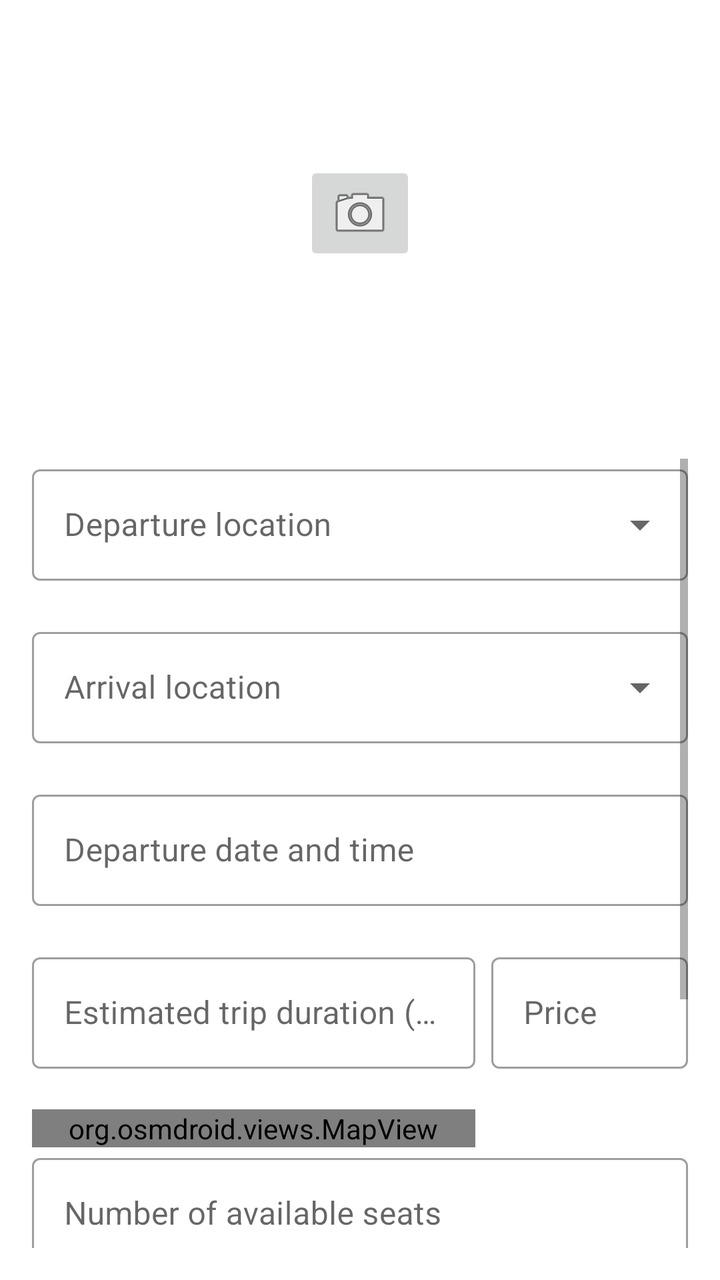
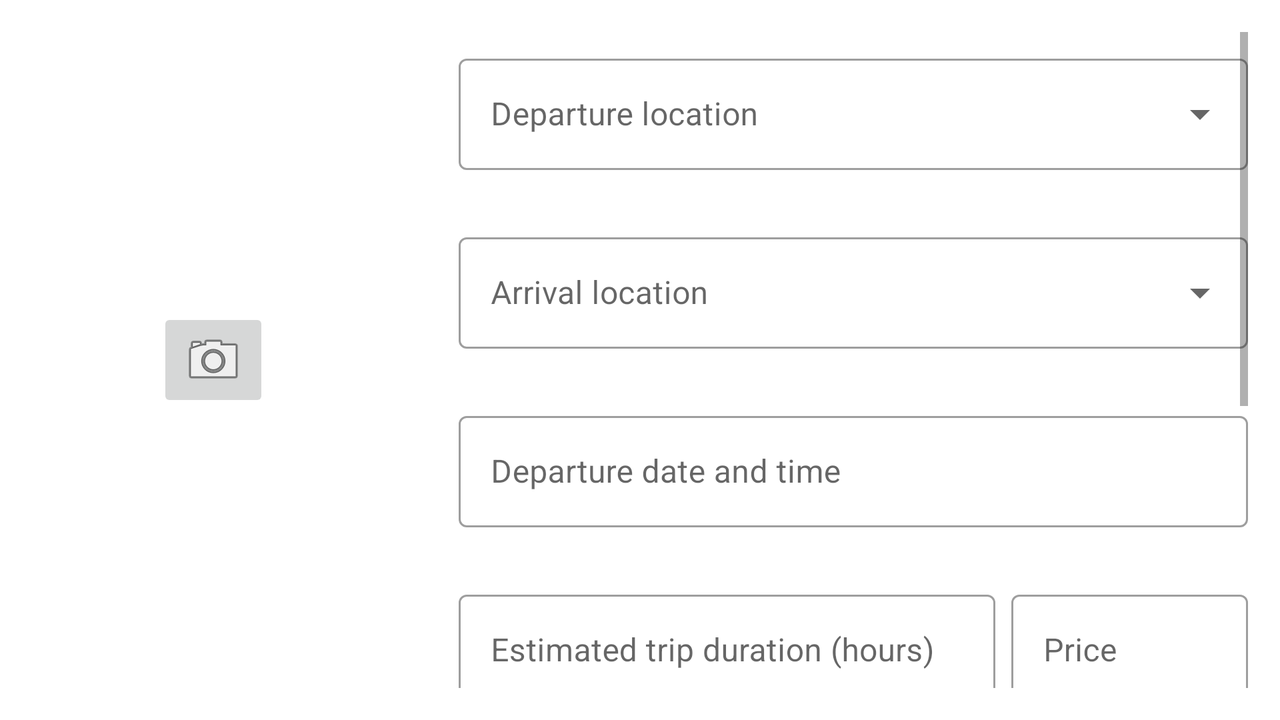

An Android layout and its configuration variant, each rendered on a device that would load it. The default file and the variant file are quoted in full after the pictures.
<!-- AndroidManifest.xml: application theme Theme.GoingMAD -->
<!-- res/layout/fragment_trip_edit.xml -->
<?xml version="1.0" encoding="utf-8"?>
<androidx.constraintlayout.widget.ConstraintLayout
    xmlns:android="http://schemas.android.com/apk/res/android"
    xmlns:app="http://schemas.android.com/apk/res-auto"
    xmlns:tools="http://schemas.android.com/tools"
    android:layout_width="match_parent"
    android:layout_height="match_parent"
    tools:context=".TripEditFragment">

    <ProgressBar
        android:id="@+id/progressSave"
        android:layout_width="wrap_content"
        android:layout_height="wrap_content"
        android:indeterminate="true"
        android:visibility="gone"
        app:layout_constraintBottom_toBottomOf="parent"
        app:layout_constraintEnd_toEndOf="parent"
        app:layout_constraintStart_toStartOf="parent"
        app:layout_constraintTop_toTopOf="parent" />

    <ImageView
        android:id="@+id/editCarImage"
        android:layout_width="match_parent"
        android:layout_height="0dp"
        android:scaleType="centerCrop"
        android:contentDescription="@string/profile_image"
        app:layout_constraintBottom_toTopOf="@+id/scrollView"
        app:layout_constraintEnd_toEndOf="parent"
        app:layout_constraintHorizontal_bias="0.5"
        app:layout_constraintStart_toStartOf="parent"
        app:layout_constraintTop_toTopOf="parent"
        app:layout_constraintVertical_weight="1"
        tools:src="@tools:sample/avatars" />

    <ImageButton
        android:id="@+id/setImageButton"
        android:layout_width="wrap_content"
        android:layout_height="wrap_content"
        android:contentDescription="@string/set_profile_image"
        app:layout_constraintBottom_toBottomOf="@+id/editCarImage"
        app:layout_constraintEnd_toEndOf="@+id/editCarImage"
        app:layout_constraintStart_toStartOf="@+id/editCarImage"
        app:layout_constraintTop_toTopOf="@+id/editCarImage"
        app:srcCompat="@android:drawable/ic_menu_camera" />

    <ScrollView
        android:id="@+id/scrollView"
        android:layout_width="match_parent"
        android:layout_height="0dp"
        android:orientation="vertical"
        android:padding="16dp"
        app:layout_constraintBottom_toBottomOf="parent"
        app:layout_constraintEnd_toEndOf="parent"
        app:layout_constraintStart_toStartOf="@+id/editCarImage"
        app:layout_constraintTop_toBottomOf="@+id/editCarImage"
        app:layout_constraintVertical_weight="2">

        <androidx.constraintlayout.widget.ConstraintLayout
            android:layout_width="match_parent"
            android:layout_height="wrap_content">

            <com.google.android.material.textfield.TextInputLayout

                android:id="@+id/editDepartureLocationLabel"
                android:layout_width="match_parent"
                android:layout_height="wrap_content"
                android:hint="@string/departure_location"
                app:errorEnabled="true"
                app:layout_constraintBottom_toTopOf="@+id/editArrivalLocationLabel"
                app:layout_constraintTop_toTopOf="parent"
                style="@style/Widget.MaterialComponents.TextInputLayout.OutlinedBox.ExposedDropdownMenu">

                    <AutoCompleteTextView
                        android:id="@+id/editDepartureLocation"
                        android:layout_width="match_parent"
                        android:layout_height="wrap_content"
                        android:inputType="textAutoComplete"
                        android:completionThreshold="10"
                        tools:ignore="LabelFor"
                        />
                 </com.google.android.material.textfield.TextInputLayout>
            <com.google.android.material.textfield.TextInputLayout
                android:id="@+id/editArrivalLocationLabel"
                android:layout_width="match_parent"
                android:layout_height="wrap_content"
                android:hint="@string/arrival_location"
                app:errorEnabled="true"
                app:layout_constraintBottom_toTopOf="@+id/editDepartureTimeLabel"
                app:layout_constraintTop_toBottomOf="@+id/editDepartureLocationLabel"
                style="@style/Widget.MaterialComponents.TextInputLayout.OutlinedBox.ExposedDropdownMenu">

                <AutoCompleteTextView
                    android:id="@+id/editArrivalLocation"
                    android:layout_width="match_parent"
                    android:layout_height="wrap_content"
                    android:inputType="textAutoComplete"
                    android:completionThreshold="10"
                    tools:ignore="LabelFor"
                    />
        </com.google.android.material.textfield.TextInputLayout>


            <com.google.android.material.textfield.TextInputLayout
                android:id="@+id/editDepartureTimeLabel"
                android:layout_width="match_parent"
                android:layout_height="wrap_content"
                android:hint="@string/date_hour_departure"
                app:errorEnabled="true"
                app:layout_constraintBottom_toTopOf="@+id/duration_price"
                app:layout_constraintTop_toBottomOf="@+id/editArrivalLocationLabel"
                style="@style/Widget.MaterialComponents.TextInputLayout.OutlinedBox">

                <com.google.android.material.textfield.TextInputEditText
                    android:id="@+id/editDepartureTime"
                    android:layout_width="match_parent"
                    android:layout_height="wrap_content"
                    android:focusable="false"
                    android:inputType="datetime"/>
            </com.google.android.material.textfield.TextInputLayout>

            <androidx.constraintlayout.widget.ConstraintLayout
                android:id="@+id/duration_price"
                android:layout_width="match_parent"
                android:layout_height="wrap_content"
                android:orientation="horizontal"
                app:layout_constraintBottom_toTopOf="@+id/editSeatsLabel"
                app:layout_constraintTop_toBottomOf="@+id/editDepartureTimeLabel">

                <com.google.android.material.textfield.TextInputLayout
                    android:id="@+id/editTripDurationLabel"
                    style="@style/Widget.MaterialComponents.TextInputLayout.OutlinedBox"
                    android:layout_width="0dp"
                    android:layout_height="wrap_content"
                    android:hint="@string/trip_duration"
                    app:errorEnabled="true"
                    app:layout_constraintEnd_toStartOf="@+id/editPriceLabel"
                    app:layout_constraintHorizontal_bias="0.5"
                    app:layout_constraintHorizontal_weight="3.5"
                    app:layout_constraintStart_toStartOf="parent"
                    app:layout_constraintTop_toTopOf="parent"
                    android:paddingRight="8dp"
                    android:paddingEnd="8dp">

                    <com.google.android.material.textfield.TextInputEditText
                        android:id="@+id/editTripDuration"
                        android:layout_width="match_parent"
                        android:layout_height="wrap_content"
                        android:inputType="time" />

                    <org.osmdroid.views.MapView
                        android:id="@+id/map"
                        android:layout_width="match_parent"
                        android:layout_height="match_parent" />
                </com.google.android.material.textfield.TextInputLayout>

                <com.google.android.material.textfield.TextInputLayout
                    android:id="@+id/editPriceLabel"
                    style="@style/Widget.MaterialComponents.TextInputLayout.OutlinedBox"
                    android:layout_width="0dp"
                    android:layout_height="wrap_content"
                    android:hint="@string/price"
                    app:errorEnabled="true"
                    app:layout_constraintEnd_toEndOf="parent"

                    app:layout_constraintHorizontal_bias="0.5"
                    app:layout_constraintHorizontal_weight="1.5"
                    app:layout_constraintStart_toEndOf="@+id/editTripDurationLabel"
                    app:layout_constraintTop_toTopOf="parent"
                    app:prefixText="€">

                    <com.google.android.material.textfield.TextInputEditText
                        android:id="@+id/editPrice"
                        android:layout_width="match_parent"
                        android:layout_height="wrap_content"
                        android:inputType="numberDecimal" />
                </com.google.android.material.textfield.TextInputLayout>

            </androidx.constraintlayout.widget.ConstraintLayout>



            <com.google.android.material.textfield.TextInputLayout
                android:id="@+id/editSeatsLabel"
                android:layout_width="match_parent"
                android:layout_height="wrap_content"
                android:hint="@string/seats"
                app:errorEnabled="true"
                app:layout_constraintBottom_toTopOf="@+id/additionalTrips"
                app:layout_constraintTop_toBottomOf="@+id/duration_price"
                style="@style/Widget.MaterialComponents.TextInputLayout.OutlinedBox">

                <com.google.android.material.textfield.TextInputEditText
                    android:id="@+id/editSeats"
                    android:layout_width="match_parent"
                    android:layout_height="wrap_content"
                    android:inputType="number" />

            </com.google.android.material.textfield.TextInputLayout>


            <com.google.android.material.textfield.TextInputLayout
                android:id="@+id/editDescriptionLabel"
                android:layout_width="match_parent"
                android:layout_height="wrap_content"
                android:hint="@string/description"

                app:layout_constraintTop_toBottomOf="@+id/additionalTripsRecyclerView"
                style="@style/Widget.MaterialComponents.TextInputLayout.OutlinedBox">

                <com.google.android.material.textfield.TextInputEditText
                    android:id="@+id/editDescription"
                    android:layout_width="match_parent"
                    android:layout_height="wrap_content"
                    android:inputType="textMultiLine" />

            </com.google.android.material.textfield.TextInputLayout>

            <com.google.android.material.textview.MaterialTextView
                android:id="@+id/additionalTrips"
                style="@style/TextAppearance.MdcTypographyStyles.Body2"
                android:layout_width="wrap_content"
                android:layout_height="wrap_content"
                android:paddingStart="16dp"
                android:paddingLeft="16dp"
                android:paddingTop="16dp"
                android:text="@string/intermediate_stops"
                app:layout_constraintBottom_toTopOf="@+id/constraintLayout4"
                app:layout_constraintStart_toStartOf="parent"
                app:layout_constraintTop_toBottomOf="@+id/editSeatsLabel" />

            <androidx.constraintlayout.widget.ConstraintLayout
                android:id="@+id/constraintLayout4"
                android:layout_width="match_parent"
                android:layout_height="wrap_content"
                android:paddingBottom="4dp"
                app:layout_constraintBottom_toTopOf="@+id/additionalTripsRecyclerView"
                app:layout_constraintTop_toBottomOf="@+id/additionalTrips">

                <com.google.android.material.textfield.TextInputLayout
                    android:id="@+id/addIntermediateStopLabel"
                    style="@style/Widget.MaterialComponents.TextInputLayout.OutlinedBox.ExposedDropdownMenu"
                    android:layout_width="0dp"
                    android:layout_height="wrap_content"
                    app:errorEnabled="true"
                    android:paddingRight="16dp"
                    android:paddingEnd="16dp"
                    app:layout_constraintEnd_toStartOf="@+id/addIntermediateStopButton"
                    app:layout_constraintHorizontal_bias="0.5"
                    app:layout_constraintStart_toStartOf="parent"
                    app:layout_constraintTop_toTopOf="parent">
                    <AutoCompleteTextView
                        android:id="@+id/addIntermediateStop"
                        android:layout_width="match_parent"
                        android:layout_height="wrap_content"
                        android:inputType="textAutoComplete"
                        android:completionThreshold="10"
                        tools:ignore="LabelFor"
                        />

                </com.google.android.material.textfield.TextInputLayout>

                <com.google.android.material.button.MaterialButton
                    android:id="@+id/addIntermediateStopButton"
                    style="@style/Widget.MaterialComponents.Button.OutlinedButton"
                    android:layout_width="wrap_content"
                    android:layout_height="wrap_content"
                    android:text="@string/add"
                    app:layout_constraintBottom_toBottomOf="@+id/addIntermediateStopLabel"
                    app:layout_constraintEnd_toEndOf="parent"
                    app:layout_constraintTop_toTopOf="@+id/addIntermediateStopLabel" />
            </androidx.constraintlayout.widget.ConstraintLayout>

            <androidx.recyclerview.widget.RecyclerView
                android:id="@+id/additionalTripsRecyclerView"
                android:layout_width="match_parent"
                android:layout_height="match_parent"
                app:layout_constraintStart_toStartOf="parent"
                app:layout_constraintTop_toBottomOf="@+id/constraintLayout4" />

        </androidx.constraintlayout.widget.ConstraintLayout>
    </ScrollView>
</androidx.constraintlayout.widget.ConstraintLayout>
<!-- resources referenced by this layout -->
<resources>
  <string name="add">Add</string>
  <string name="arrival_location">Arrival location</string>
  <string name="date_hour_departure">Departure date and time</string>
  <string name="departure_location">Departure location</string>
  <string name="description">Additional information</string>
  <string name="intermediate_stops">Intermediate stops</string>
  <string name="price">Price</string>
  <string name="profile_image">Profile Image</string>
  <string name="seats">Number of available seats</string>
  <string name="set_profile_image">Set Profile Image</string>
  <string name="trip_duration">Estimated trip duration (hours)</string>
  <style name="TextAppearance.MdcTypographyStyles.Body2" parent="TextAppearance.MaterialComponents.Body2">
          <item name="fontFamily">@font/roboto</item>
          <item name="android:fontFamily">@font/roboto</item>
          <item name="android:textSize">14sp</item>
      </style>
  <style name="Theme.GoingMAD" parent="Theme.MaterialComponents.DayNight.DarkActionBar">
          
          <item name="colorPrimary">@color/lightblue_500</item>
          <item name="colorPrimaryVariant">@color/lightblue_500_dark_variant</item>
          <item name="colorOnPrimary">@color/black</item>
          
          <item name="colorSecondary">@color/amber_500</item>
          <item name="colorSecondaryVariant">@color/amber_500_light_variant</item>
          <item name="colorOnSecondary">@color/black</item>
          <item name="colorOnBackground">@color/black</item>
          
          <item name="android:statusBarColor" tools:targetApi="l">?attr/colorPrimaryVariant</item>
          
      </style>
  <color name="lightblue_500">#FF03A9F4</color>
  <color name="lightblue_500_dark_variant">#FF007ac1</color>
  <color name="black">#FF000000</color>
  <color name="amber_500">#FFffc107</color>
  <color name="amber_500_light_variant">#FFfff350</color>
</resources>
<!-- res/layout-land/fragment_trip_edit.xml (the repository's variant of the layout above) -->
<!-- drawn on the phone turned sideways -->
<?xml version="1.0" encoding="utf-8"?>
<androidx.constraintlayout.widget.ConstraintLayout
    xmlns:android="http://schemas.android.com/apk/res/android"
    xmlns:app="http://schemas.android.com/apk/res-auto"
    xmlns:tools="http://schemas.android.com/tools"
    android:layout_width="match_parent"
    android:layout_height="match_parent"
    android:orientation="horizontal"
    tools:context=".TripEditFragment">

    <ImageView
        android:id="@+id/editCarImage"
        android:layout_width="0dp"
        android:layout_height="match_parent"
        android:contentDescription="@string/profile_image"
        android:scaleType="centerCrop"
        app:layout_constraintBottom_toBottomOf="parent"
        app:layout_constraintEnd_toStartOf="@+id/scrollView"
        app:layout_constraintHorizontal_bias="0.5"
        app:layout_constraintHorizontal_weight="1"
        app:layout_constraintStart_toStartOf="parent"
        app:layout_constraintTop_toTopOf="parent"
        tools:src="@tools:sample/avatars" />

    <ImageButton
        android:id="@+id/setImageButton"
        android:layout_width="wrap_content"
        android:layout_height="wrap_content"
        android:contentDescription="@string/set_profile_image"
        app:layout_constraintBottom_toBottomOf="@+id/editCarImage"
        app:layout_constraintEnd_toEndOf="@+id/editCarImage"
        app:layout_constraintStart_toStartOf="@+id/editCarImage"
        app:layout_constraintTop_toTopOf="@+id/editCarImage"
        app:srcCompat="@android:drawable/ic_menu_camera" />
    <ScrollView
        android:id="@+id/scrollView"
        android:layout_width="0dp"
        android:layout_height="match_parent"
        android:orientation="vertical"
        android:padding="16dp"
        app:layout_constraintBottom_toBottomOf="parent"
        app:layout_constraintEnd_toEndOf="parent"
        app:layout_constraintHorizontal_bias="0.5"
        app:layout_constraintHorizontal_weight="2"
        app:layout_constraintStart_toEndOf="@+id/editCarImage"
        app:layout_constraintTop_toTopOf="parent">

        <androidx.constraintlayout.widget.ConstraintLayout
            android:layout_width="match_parent"
            android:layout_height="wrap_content">

            <com.google.android.material.textfield.TextInputLayout
                android:id="@+id/editDepartureLocationLabel"
                android:layout_width="match_parent"
                android:layout_height="wrap_content"
                android:hint="@string/departure_location"
                android:paddingTop="8dp"
                app:errorEnabled="true"
                app:layout_constraintBottom_toTopOf="@+id/editArrivalLocationLabel"
                app:layout_constraintTop_toTopOf="parent"
                style="@style/Widget.MaterialComponents.TextInputLayout.OutlinedBox.ExposedDropdownMenu">

                <AutoCompleteTextView
                    android:id="@+id/editDepartureLocation"
                    android:layout_width="match_parent"
                    android:layout_height="wrap_content"
                    android:inputType="textAutoComplete"
                    android:completionThreshold="10"
                    tools:ignore="LabelFor"
                    />
            </com.google.android.material.textfield.TextInputLayout>

            <com.google.android.material.textfield.TextInputLayout
                android:id="@+id/editArrivalLocationLabel"
                android:layout_width="match_parent"
                android:layout_height="wrap_content"
                android:hint="@string/arrival_location"
                android:paddingTop="8dp"
                app:errorEnabled="true"
                app:layout_constraintBottom_toTopOf="@+id/editDepartureTimeLabel"
                app:layout_constraintTop_toBottomOf="@+id/editDepartureLocationLabel"
                style="@style/Widget.MaterialComponents.TextInputLayout.OutlinedBox.ExposedDropdownMenu">

                <AutoCompleteTextView
                    android:id="@+id/editArrivalLocation"
                    android:layout_width="match_parent"
                    android:layout_height="wrap_content"
                    android:inputType="textAutoComplete"
                    android:completionThreshold="10"
                    tools:ignore="LabelFor"
                    />
            </com.google.android.material.textfield.TextInputLayout>

            <com.google.android.material.textfield.TextInputLayout
                android:id="@+id/editDepartureTimeLabel"
                android:layout_width="match_parent"
                android:layout_height="wrap_content"
                android:hint="@string/date_hour_departure"
                android:paddingTop="8dp"
                app:errorEnabled="true"
                app:layout_constraintBottom_toTopOf="@+id/duration_price"
                app:layout_constraintTop_toBottomOf="@+id/editArrivalLocationLabel"
                style="@style/Widget.MaterialComponents.TextInputLayout.OutlinedBox">

                <com.google.android.material.textfield.TextInputEditText
                    android:id="@+id/editDepartureTime"
                    android:layout_width="match_parent"
                    android:layout_height="wrap_content"
                    android:focusable="false"
                    android:inputType="datetime"/>
            </com.google.android.material.textfield.TextInputLayout>

            <androidx.constraintlayout.widget.ConstraintLayout
                android:id="@+id/duration_price"
                android:layout_width="match_parent"
                android:layout_height="wrap_content"
                android:orientation="horizontal"
                app:layout_constraintBottom_toTopOf="@+id/editSeatsLabel"
                app:layout_constraintTop_toBottomOf="@+id/editDepartureTimeLabel">

                <com.google.android.material.textfield.TextInputLayout
                    android:id="@+id/editTripDurationLabel"
                    style="@style/Widget.MaterialComponents.TextInputLayout.OutlinedBox"
                    android:layout_width="0dp"
                    android:layout_height="wrap_content"
                    android:hint="@string/trip_duration"
                    android:paddingTop="8dp"
                    app:errorEnabled="true"
                    app:layout_constraintEnd_toStartOf="@+id/editPriceLabel"
                    app:layout_constraintHorizontal_bias="0.5"
                    app:layout_constraintHorizontal_weight="3.5"
                    app:layout_constraintStart_toStartOf="parent"
                    app:layout_constraintTop_toTopOf="parent"
                    android:paddingRight="8dp"
                    android:paddingEnd="8dp">

                    <com.google.android.material.textfield.TextInputEditText
                        android:id="@+id/editTripDuration"
                        android:layout_width="match_parent"
                        android:layout_height="wrap_content"
                        android:inputType="time" />
                </com.google.android.material.textfield.TextInputLayout>

                <com.google.android.material.textfield.TextInputLayout
                    android:id="@+id/editPriceLabel"
                    style="@style/Widget.MaterialComponents.TextInputLayout.OutlinedBox"
                    android:layout_width="0dp"
                    android:layout_height="wrap_content"
                    android:hint="@string/price"
                    android:paddingTop="8dp"
                    app:errorEnabled="true"
                    app:layout_constraintEnd_toEndOf="parent"
                    app:layout_constraintHorizontal_bias="0.5"
                    app:layout_constraintHorizontal_weight="1.5"
                    app:layout_constraintStart_toEndOf="@+id/editTripDurationLabel"
                    app:layout_constraintTop_toTopOf="parent"
                    app:prefixText="€">

                    <com.google.android.material.textfield.TextInputEditText
                        android:id="@+id/editPrice"
                        android:layout_width="match_parent"
                        android:layout_height="wrap_content"
                        android:inputType="numberDecimal" />
                </com.google.android.material.textfield.TextInputLayout>

            </androidx.constraintlayout.widget.ConstraintLayout>



            <com.google.android.material.textfield.TextInputLayout
                android:id="@+id/editSeatsLabel"
                android:layout_width="match_parent"
                android:layout_height="wrap_content"
                android:hint="@string/seats"
                android:paddingTop="8dp"
                app:errorEnabled="true"
                app:layout_constraintBottom_toTopOf="@+id/additionalTrips"
                app:layout_constraintTop_toBottomOf="@+id/duration_price"
                style="@style/Widget.MaterialComponents.TextInputLayout.OutlinedBox">

                <com.google.android.material.textfield.TextInputEditText
                    android:id="@+id/editSeats"
                    android:layout_width="match_parent"
                    android:layout_height="wrap_content"
                    android:inputType="number" />

            </com.google.android.material.textfield.TextInputLayout>



            <com.google.android.material.textfield.TextInputLayout
                android:id="@+id/editDescriptionLabel"
                android:layout_width="match_parent"
                android:layout_height="wrap_content"
                android:paddingTop="8dp"
                android:hint="@string/description"
                app:layout_constraintTop_toBottomOf="@+id/additionalTripsRecyclerView"
                style="@style/Widget.MaterialComponents.TextInputLayout.OutlinedBox">

                <com.google.android.material.textfield.TextInputEditText
                    android:id="@+id/editDescription"
                    android:layout_width="match_parent"
                    android:layout_height="wrap_content"
                    android:inputType="textMultiLine" />

            </com.google.android.material.textfield.TextInputLayout>

           

            <com.google.android.material.textview.MaterialTextView
                android:id="@+id/additionalTrips"
                style="@style/TextAppearance.MdcTypographyStyles.Body2"
                android:layout_width="wrap_content"
                android:layout_height="wrap_content"
                android:paddingStart="16dp"
                android:paddingLeft="16dp"
                android:paddingTop="16dp"
                android:text="@string/intermediate_stops"
                app:layout_constraintBottom_toTopOf="@+id/constraintLayout4"
                app:layout_constraintStart_toStartOf="parent"
                app:layout_constraintTop_toBottomOf="@+id/editSeatsLabel" />

            <androidx.constraintlayout.widget.ConstraintLayout
                android:id="@+id/constraintLayout4"
                android:layout_width="match_parent"
                android:layout_height="wrap_content"
                android:paddingBottom="4dp"
                app:layout_constraintBottom_toTopOf="@+id/additionalTripsRecyclerView"
                app:layout_constraintTop_toBottomOf="@+id/additionalTrips">

                <com.google.android.material.textfield.TextInputLayout
                    android:id="@+id/addIntermediateStopLabel"
                    style="@style/Widget.MaterialComponents.TextInputLayout.OutlinedBox.ExposedDropdownMenu"
                    android:layout_width="0dp"
                    android:layout_height="wrap_content"
                    android:paddingRight="16dp"
                    android:paddingEnd="16dp"
                    app:layout_constraintEnd_toStartOf="@+id/addIntermediateStopButton"
                    app:layout_constraintHorizontal_bias="0.5"
                    app:layout_constraintStart_toStartOf="parent"
                    app:layout_constraintTop_toTopOf="parent">

                    <AutoCompleteTextView
                        android:id="@+id/addIntermediateStop"
                        android:layout_width="match_parent"
                        android:layout_height="wrap_content"
                        android:inputType="textAutoComplete"
                        android:completionThreshold="10"
                        tools:ignore="LabelFor"
                        />
                </com.google.android.material.textfield.TextInputLayout>

                <com.google.android.material.button.MaterialButton
                    android:id="@+id/addIntermediateStopButton"
                    style="@style/Widget.MaterialComponents.Button.OutlinedButton"
                    android:layout_width="wrap_content"
                    android:layout_height="wrap_content"
                    android:text="@string/add"
                    app:layout_constraintBottom_toBottomOf="@+id/addIntermediateStopLabel"
                    app:layout_constraintEnd_toEndOf="parent"
                    app:layout_constraintTop_toTopOf="@+id/addIntermediateStopLabel" />
            </androidx.constraintlayout.widget.ConstraintLayout>

            <androidx.recyclerview.widget.RecyclerView
                android:id="@+id/additionalTripsRecyclerView"
                android:layout_width="match_parent"
                android:layout_height="match_parent"
                app:layout_constraintStart_toStartOf="parent"
                app:layout_constraintTop_toBottomOf="@+id/constraintLayout4" />




        </androidx.constraintlayout.widget.ConstraintLayout>
    </ScrollView>
</androidx.constraintlayout.widget.ConstraintLayout>
